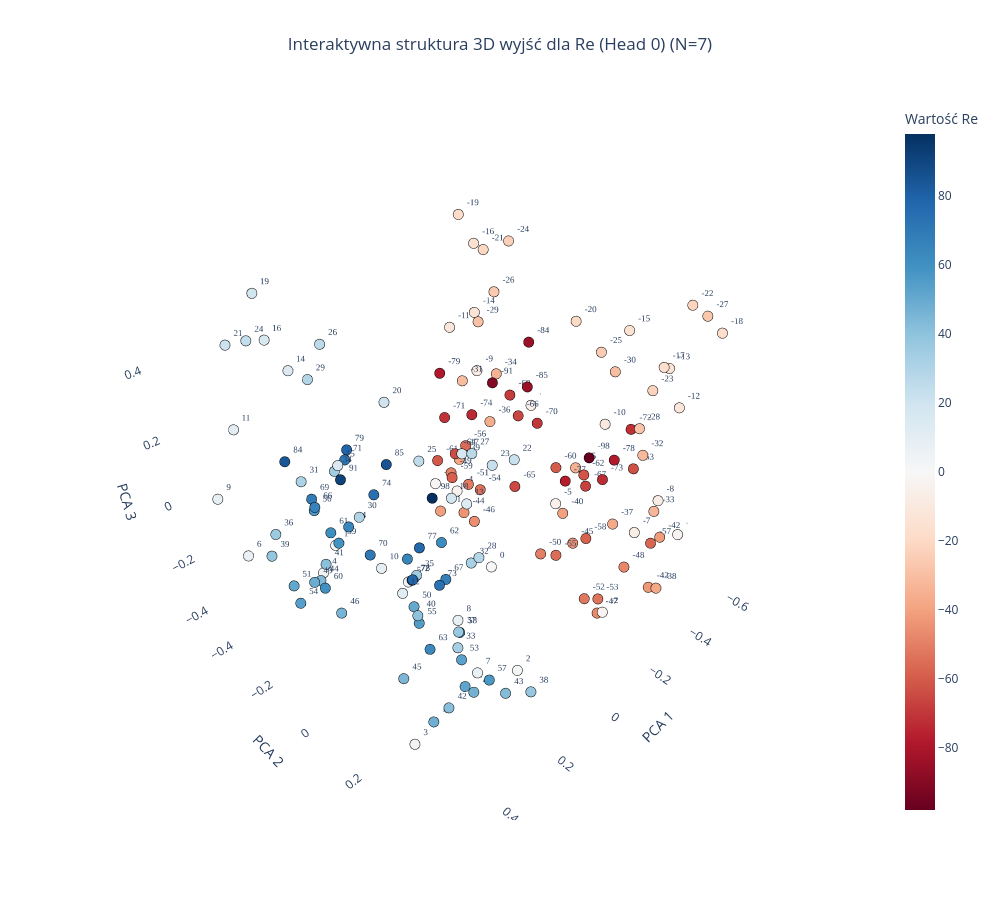

The code cell stored with this chart in its notebook:
### Code cell
import numpy as np
import plotly.graph_objects as go
from sklearn.decomposition import PCA

def plot_output_head_plotly_3d(model, N, head_idx=0):
    weights = model.output_heads[head_idx].weight.detach().cpu().numpy()
    
    output_offset = 2 * N * N
    min_val, max_val = -2 * N * N, 2 * N * N
    active_indices = []
    labels = []
    
    for val in range(min_val, max_val + 1):
        idx = val + output_offset
        if 0 <= idx < weights.shape[0]:
            active_indices.append(idx)
            labels.append(val)

    active_weights = weights[active_indices]

    weight_norms = np.linalg.norm(active_weights, axis=1)
    valid_mask = weight_norms > 0.4
    
    active_weights = active_weights[valid_mask]
    labels = np.array(labels)[valid_mask]


    pca = PCA(n_components=3)
    embeds_3d = pca.fit_transform(active_weights)

    # Po dopasowaniu PCA na aktywacjach
    explained_variance = pca.explained_variance_ratio_
    print(f"Komponent 1: {explained_variance[0]:.2%}")
    print(f"Komponent 2: {explained_variance[1]:.2%}")
    print(f"Komponent 3: {explained_variance[2]:.2%}")
    print(f"Suma zachowanej wariancji w 3D: {sum(explained_variance):.2%}")
    
    head_names = {0: "Re (Head 0)", 1: "Im (Head 1)"}
    title_name = head_names.get(head_idx, f"Head {head_idx}")

    fig = go.Figure()

    fig.add_trace(go.Scatter3d(
        x=embeds_3d[:, 0],
        y=embeds_3d[:, 1],
        z=embeds_3d[:, 2],
        mode='markers+text',
        text=[str(l) for l in labels],
        textposition="top right",
        textfont=dict(size=9, family="Arial Black"),
        marker=dict(
            size=6,
            color=labels,
            colorscale='RdBu',
            showscale=True,
            colorbar=dict(title=f"Wartość {title_name.split()[0]}"),
            line=dict(width=1, color='Black')
        ),
        hoverinfo='text',
        hovertext=[f"Token ID: {l + output_offset}<br>Wartość algebraiczna: {l}" for l in labels]
    ))

    fig.update_layout(
        title=dict(
            text=f"Interaktywna struktura 3D wyjść dla {title_name} (N={N})",
            x=0.5,
            xanchor='center'
        ),
        scene=dict(
            xaxis=dict(title="PCA 1", backgroundcolor="white", gridcolor="rgba(200,200,200,0.2)"),
            yaxis=dict(title="PCA 2", backgroundcolor="white", gridcolor="rgba(200,200,200,0.2)"),
            zaxis=dict(title="PCA 3", backgroundcolor="white", gridcolor="rgba(200,200,200,0.2)"),
        ),
        width=1000,
        height=900,
        showlegend=False
    )
    
    fig.show()

plot_output_head_plotly_3d(model=model, N=N)

### Figure 1 — Plotly figure (JSON) as saved in the notebook; plotly's stock layout.template omitted (floating-point values rounded to 4 significant figures; data arrays with more than 128 entries replaced by an {"elided": "..."} marker saying what was removed)
{"data": [{"hoverinfo": "text", "hovertext": {"elided": "161 str values"}, "marker": {"color": {"elided": "161 int values"}, "colorbar": {"title": {"text": "Wartość Re"}}, "colorscale": [[0, "rgb(103,0,31)"], [0.1, "rgb(178,24,43)"], [0.2, "rgb(214,96,77)"], [0.3, "rgb(244,165,130)"], [0.4, "rgb(253,219,199)"], [0.5, "rgb(247,247,247)"], [0.6, "rgb(209,229,240)"], [0.7, "rgb(146,197,222)"], [0.8, "rgb(67,147,195)"], [0.9, "rgb(33,102,172)"], [1, "rgb(5,48,97)"]], "line": {"color": "Black", "width": 1}, "showscale": true, "size": 6}, "mode": "markers+text", "text": {"elided": "161 str values"}, "textfont": {"family": "Arial Black", "size": 9}, "textposition": "top right", "type": "scatter3d", "x": {"elided": "161 float values"}, "y": {"elided": "161 float values"}, "z": {"elided": "161 float values"}}], "layout": {"height": 900, "scene": {"xaxis": {"backgroundcolor": "white", "gridcolor": "rgba(200,200,200,0.2)", "title": {"text": "PCA 1"}}, "yaxis": {"backgroundcolor": "white", "gridcolor": "rgba(200,200,200,0.2)", "title": {"text": "PCA 2"}}, "zaxis": {"backgroundcolor": "white", "gridcolor": "rgba(200,200,200,0.2)", "title": {"text": "PCA 3"}}}, "showlegend": false, "title": {"text": "Interaktywna struktura 3D wyjść dla Re (Head 0) (N=7)", "x": 0.5, "xanchor": "center"}, "width": 1000}}
